Frame 1 (no input): blank canvas, image omitted
Frame 60 (the mouse pressed at the canvas centre just before this capture): blank canvas, image omitted
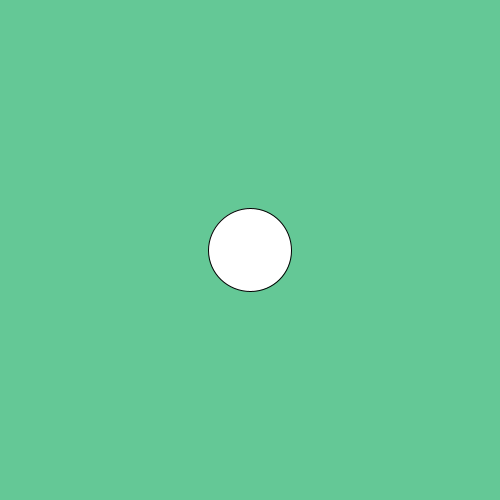
Frame 120 (the mouse held since frame 60 and released just before this capture)

The Processing sketch whose frames 1 and 60 were blank and that drew this single picture after the mouse press (run headless with seeded random() and noise(); from frame 60 on, the mouse is pressed at the canvas centre):

// Processing sketch: Sanchez_Part1
// ── Sanchez_Part1.pde
void setup()
{
  size(500,500);
  smooth();
}
void draw()
{
  background(100,200,150);
  ellipse(mouseX,mouseY,mouseX/3,mouseY/3);
}
